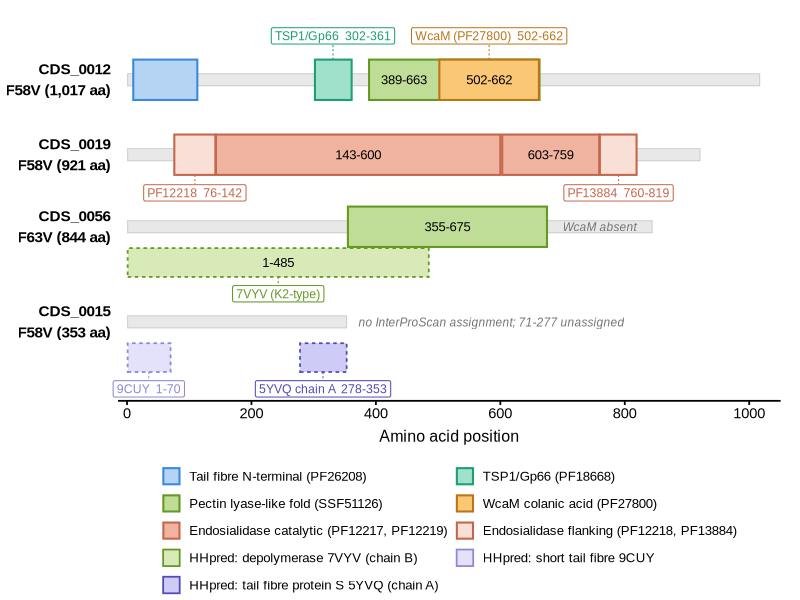
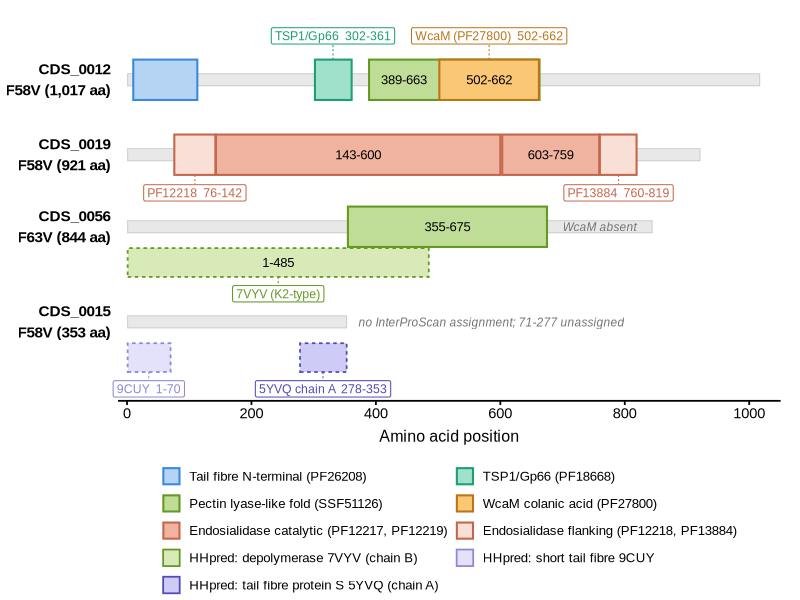

R code for these plots, in order:
# Figure 2: domain architecture of CDS_0012, CDS_0019 and CDS_0015 (F58V) and
# CDS_0056 (F63V), with every feature drawn at its reported coordinates.
# HHpred structural homology goes in a dashed lower lane because it overlaps
# the domains; that lane is drawn for CDS_0056 and CDS_0015 only.
#
# Input: dominios.tsv, compiled from
#   InterProScan v5.77  ../annotation/interproScan/F58V_interproscan.tsv
#                       ../annotation/interproScan/F63V_interproscan.tsv
#   HHpred PDB_mmCIF70  ../annotation/HHpred/HHpred_F58V_CDS0015_tailfiber.hhr
#                       ../annotation/HHpred/HHpred_F63V_CDS0056_tailfiber.hhr
# CDS_0015 has no InterProScan hit.
#
# Usage, from this folder: Rscript figura2.R

suppressPackageStartupMessages(library(ggplot2))

TIPO <- "Liberation Sans"   # metric-compatible with Arial

# FALSE drops CDS_0019 and writes the files without the _con_CDS_0019 suffix.
INCLUIR_0019 <- TRUE

d <- read.delim("dominios.tsv", stringsAsFactors = FALSE)
if (!INCLUIR_0019) d <- subset(d, proteina != "CDS_0019")

prot <- data.frame(
  proteina = c("CDS_0012", "CDS_0019", "CDS_0056", "CDS_0015"),
  fago     = c("F58V", "F58V", "F63V", "F58V"),
  longitud = c(1017, 921, 844, 353),
  y        = c(0, -1.30, -2.55, -4.20),
  stringsAsFactors = FALSE)
if (!INCLUIR_0019) {
  prot <- subset(prot, proteina != "CDS_0019")
  prot$y <- c(0, -1.00, -2.65)
}
prot$etiqueta <- sprintf("%s\n%s (%s aa)", prot$proteina, prot$fago,
                         formatC(prot$longitud, big.mark = ","))

relleno <- c(fibra = "#B5D4F4", tsp1 = "#9FE1CB", pectina = "#C0DD97",
             wcam  = "#FAC775", endocat = "#F0B3A0", endocat2 = "#F0B3A0",
             endoflank = "#F8E0D7", endoflank2 = "#F8E0D7",
             hh5yvq = "#CECBF6", hh9cuy = "#E4E2FA", hh7vyv = "#D7EAB8")
borde   <- c(fibra = "#378ADD", tsp1 = "#1D9E75", pectina = "#639922",
             wcam  = "#BA7517", endocat = "#C2674C", endocat2 = "#C2674C",
             endoflank = "#C2674C", endoflank2 = "#C2674C",
             hh5yvq = "#534AB7", hh9cuy = "#8E88D6", hh7vyv = "#639922")
nom <- c(fibra   = "Tail fibre N-terminal (PF26208)",
         tsp1    = "TSP1/Gp66 (PF18668)",
         pectina = "Pectin lyase-like fold (SSF51126)",
         wcam    = "WcaM colanic acid (PF27800)",
         endocat   = "Endosialidase catalytic (PF12217, PF12219)",
         endoflank = "Endosialidase flanking (PF12218, PF13884)",
         hh7vyv  = "HHpred: depolymerase 7VYV (chain B)",
         hh9cuy  = "HHpred: short tail fibre 9CUY",
         hh5yvq  = "HHpred: tail fibre protein S 5YVQ (chain A)")

# Heights in y-axis data units.
ALTO   <- c(dominio = 0.70, plegamiento = 0.70, estructura = 0.50)
ESQ    <- 0.105            # half-height of the grey backbone
DESPL  <- -0.62            # HHpred lane offset below the row centre

d <- merge(d, prot[, c("proteina", "y")], by = "proteina")
d$y <- d$y + ifelse(d$pista == "estructura", DESPL, 0)
d$h <- ALTO[d$pista]
d$clave[d$clave == "endocat2"] <- "endocat"
d$clave[d$clave == "endoflank2"] <- "endoflank"
d$clave  <- factor(d$clave, levels = names(nom))
d$rotulo <- sprintf("%s-%s", d$inicio, d$fin)
d$ancho  <- d$fin - d$inicio

# WcaM lies inside the pectin lyase-like fold of CDS_0012, so the fold label
# moves to the free stretch.
d$x_rot <- (d$inicio + d$fin)/2
d$x_rot[d$proteina == "CDS_0012" & d$clave == "pectina"] <- 445
dentro <- subset(d, ancho >= 105)

# Single-line callouts, so they do not take height from the bars.
y19  <- if (INCLUIR_0019) prot$y[prot$proteina == "CDS_0019"] else NA
yF63 <- prot$y[prot$proteina == "CDS_0056"]
yF15 <- prot$y[prot$proteina == "CDS_0015"]
llam <- data.frame(
  clave  = c("tsp1", "wcam", "endoflank", "endoflank", "hh7vyv", "hh9cuy", "hh5yvq"),
  x      = c(331, 582, 109, 790, 243, 35, 315),
  texto  = c("TSP1/Gp66  302-361", "WcaM (PF27800)  502-662",
             "PF12218  76-142", "PF13884  760-819",
             "7VYV (K2-type)", "9CUY  1-70", "5YVQ chain A  278-353"),
  arriba = c(TRUE, TRUE, FALSE, FALSE, FALSE, FALSE, FALSE),
  yb     = c(0.35, 0.35, y19 - 0.35, y19 - 0.35,
             yF63 + DESPL - 0.25, yF15 + DESPL - 0.25, yF15 + DESPL - 0.25),
  yt     = c(0.62, 0.62, y19 - 0.52, y19 - 0.52,
             yF63 + DESPL - 0.40, yF15 + DESPL - 0.40, yF15 + DESPL - 0.40),
  stringsAsFactors = FALSE)
if (!INCLUIR_0019) llam <- subset(llam, clave != "endoflank")
llam$clave <- factor(llam$clave, levels = names(nom))

notas <- data.frame(
  x = c(700, 372), y = c(yF63, yF15),
  texto = c("WcaM absent", "no InterProScan assignment; 71-277 unassigned"),
  stringsAsFactors = FALSE)

p <- ggplot() +
  geom_rect(data = prot,
            aes(xmin = 1, xmax = longitud, ymin = y - ESQ, ymax = y + ESQ),
            fill = "#E8E8E8", colour = "#C8C8C8", linewidth = 0.3) +
  geom_rect(data = subset(d, pista != "estructura"),
            aes(xmin = inicio, xmax = fin, ymin = y - h/2, ymax = y + h/2,
                fill = clave, colour = clave), linewidth = 0.7) +
  geom_rect(data = subset(d, pista == "estructura"),
            aes(xmin = inicio, xmax = fin, ymin = y - h/2, ymax = y + h/2,
                fill = clave, colour = clave),
            linewidth = 0.6, linetype = "22") +
  geom_text(data = dentro, aes(x = x_rot, y = y, label = rotulo),
            size = 3.3, colour = "black", family = TIPO) +
  geom_segment(data = llam, aes(x = x, xend = x, y = yb, yend = yt,
                                colour = clave),
               linewidth = 0.35, linetype = "22", show.legend = FALSE) +
  geom_label(data = llam, aes(x = x, y = yt, label = texto, colour = clave),
             vjust = ifelse(llam$arriba, 0, 1), size = 3.1, label.size = 0.35,
             label.r = unit(0.12, "lines"), label.padding = unit(0.25, "lines"),
             fill = "white", show.legend = FALSE, family = TIPO) +
  geom_text(data = notas, aes(x = x, y = y, label = texto),
            size = 3.0, colour = "grey45", fontface = "italic", hjust = 0,
            family = TIPO) +
  scale_fill_manual(values = relleno, labels = nom, breaks = names(nom),
                    name = NULL, drop = FALSE) +
  scale_colour_manual(values = borde, labels = nom, breaks = names(nom),
                      name = NULL, drop = FALSE) +
  scale_y_continuous(breaks = prot$y, labels = prot$etiqueta,
                     expand = expansion(add = c(0, 0))) +
  scale_x_continuous(name = "Amino acid position", limits = c(1, 1035),
                     breaks = seq(0, 1000, 200),
                     expand = expansion(mult = c(0.015, 0.015))) +
  # Explicit limits: automatic expansion clips the top and bottom callouts.
  coord_cartesian(ylim = c(min(prot$y) + DESPL - 0.75, 1.00), clip = "off") +
  guides(fill = guide_legend(ncol = 2, byrow = TRUE,
                             override.aes = list(linetype = "solid")),
         colour = guide_legend(ncol = 2, byrow = TRUE)) +
  theme_classic(base_size = 12, base_family = TIPO) +
  theme(axis.title.y = element_blank(),
        axis.text.y  = element_text(face = "bold", size = 11, colour = "black",
                                    lineheight = 1.15, hjust = 1),
        axis.ticks.y = element_blank(),
        axis.line.y  = element_blank(),
        axis.line.x  = element_line(colour = "black", linewidth = 0.6),
        axis.ticks.x = element_line(colour = "black", linewidth = 0.6),
        axis.text.x  = element_text(size = 10.5, colour = "black"),
        axis.title.x = element_text(size = 11.5, colour = "black",
                                    margin = margin(t = 6)),
        legend.position = "bottom",
        legend.key.size = unit(0.48, "cm"),
        legend.text = element_text(size = 9.5, colour = "black"),
        legend.margin = margin(t = 4),
        legend.spacing.x = unit(0.3, "cm"),
        plot.margin = margin(16, 14, 4, 4))

SUF <- if (INCLUIR_0019) "_con_CDS_0019" else ""
ALT <- if (INCLUIR_0019) 5.5 else 4.7
ggsave(paste0("Figure_2_Domain_Architecture", SUF, ".png"), p,
       width = 7.6, height = ALT, dpi = 600, bg = "white")
ggsave(paste0("Figure_2_Domain_Architecture", SUF, ".tiff"), p,
       width = 7.6, height = ALT, dpi = 600, bg = "white", compression = "lzw")
cat("hecho:", R.version.string, "/ ggplot2",
    as.character(packageVersion("ggplot2")), "\n")
